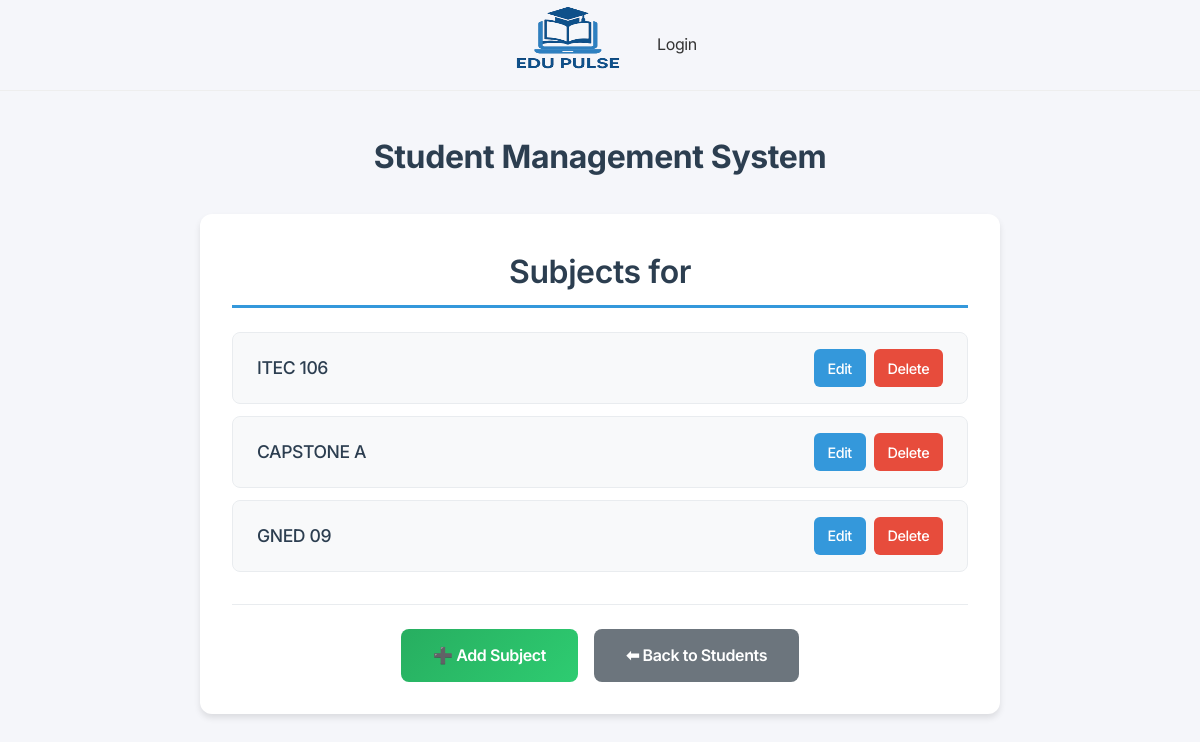
Screenshot of /students/1/subjects/ with the database file from the repository.
### app/models.py (models this page shows, shortened)
class Subject(models.Model):
    name = models.CharField(max_length=100)
    student = models.ForeignKey(Student, on_delete=models.CASCADE, related_name='subjects')

### app/views.py (the view)
# urls.py: path('students/<int:student_id>/subjects/', SubjectListView.as_view(), name='subject_list'),
class SubjectListView(ListView):
    model = Subject
    template_name = 'app/subject_list.html'
    def get_queryset(self):
        self.student = get_object_or_404(Student, pk=self.kwargs['student_id'])
        return Subject.objects.filter(student=self.student)
    def get_context_data(self, **kwargs):
        context = super().get_context_data(**kwargs)
        context['student'] = self.student
        return context

### app/templates/app/subject_list.html (shortened to what this page needs)
{% extends 'app/base.html' %}
{% block content %}
<div class="subject-list-container">
  <h2 class="subject-list-header">Subjects for </h2>
  <ul class="subject-list">
    {% for subject in object_list %}
      <li class="subject-item">
        <span class="subject-name">{{ subject.name }}</span>
        <div class="subject-actions">
          <a href="{% url 'subject_edit' subject.pk %}" class="action-link edit-link">Edit</a>
          <a href="{% url 'subject_delete' subject.pk %}" class="action-link delete-link">Delete</a>
        </div>
      </li>
    {% empty %}
      <li class="empty-state">No subjects found for this student.</li>
    {% endfor %}
  </ul>
  <div class="nav-actions">
    <a href="{% url 'subject_add' student.id %}" class="btn-primary">➕ Add Subject</a>
    <a href="{% url 'student_list' %}" class="btn-secondary">⬅ Back to Students</a>
  </div>
</div>
{% endblock %}

### static/css/navbar.css (style rules this page uses)
* { margin: 0; padding: 0; box-sizing: border-box; font-family: "Inter", sans-serif; }
:root { --dark-grey: #333333; --medium-grey: #636363; --light-grey: #eeeeee; --ash: #f4f4f4; --primary-color: #2b72fb; --white: white; --border: 1px solid var(--light-grey); --shadow: rgba(0, 0, 0, 0.05) 0px 6px 24px 0px, rgba(0, 0, 0, 0.08) 0px 0px 0px 1px; }
body { font-family: inherit; background-color: var(--white); color: var(--dark-grey); letter-spacing: -0.4px; }
ul { list-style: none; }
a { text-decoration: none; color: inherit; }

### app/templates/app/base.html (style rules this page uses)
* { margin: 0; padding: 0; box-sizing: border-box; }
body { font-family: 'Segoe UI', Tahoma, Geneva, Verdana, sans-serif; background-color: #f5f6fa; color: #333; line-height: 1.6; }

### app/templates/app/subject_list.html (style rules this page uses)
.subject-list-container { max-width: 800px; margin: 2rem auto; padding: 2rem; background: #ffffff; border-radius: 12px; box-shadow: 0 4px 6px rgba(0, 0, 0, 0.1); }
.subject-list-header { color: #2c3e50; font-size: 2rem; font-weight: 600; margin-bottom: 1.5rem; text-align: center; border-bottom: 3px solid #3498db; padding-bottom: 0.5rem; }
.subject-list { list-style: none; padding: 0; margin: 0 0 2rem 0; }
.subject-item { background: #f8f9fa; border: 1px solid #e9ecef; border-radius: 8px; padding: 1rem 1.5rem; margin-bottom: 0.75rem; display: flex; justify-content: space-between; align-items: center; transition: all 0.3s ease; }
.subject-name { font-size: 1.1rem; font-weight: 500; color: #2c3e50; flex-grow: 1; }
.subject-actions { display: flex; gap: 0.5rem; }
.action-link { padding: 0.4rem 0.8rem; border-radius: 6px; text-decoration: none; font-size: 0.9rem; font-weight: 500; transition: all 0.3s ease; border: 1px solid transparent; }
.edit-link { background-color: #3498db; color: white; }
.delete-link { background-color: #e74c3c; color: white; }
.nav-actions { display: flex; gap: 1rem; justify-content: center; flex-wrap: wrap; margin-top: 2rem; padding-top: 1.5rem; border-top: 1px solid #e9ecef; }
.btn-primary { background: linear-gradient(135deg, #27ae60, #2ecc71); color: white; text-decoration: none; padding: 0.875rem 2rem; border-radius: 8px; font-weight: 600; transition: all 0.3s ease; display: inline-flex; align-items: center; gap: 0.5rem; border: none; }
.btn-secondary { background: #6c757d; color: white; text-decoration: none; padding: 0.875rem 2rem; border-radius: 8px; font-weight: 600; transition: all 0.3s ease; display: inline-flex; align-items: center; gap: 0.5rem; }
.subject-item { animation: fadeInUp 0.5s ease forwards; opacity: 0; transform: translateY(20px); }
.subject-item:nth-child(1) { animation-delay: 0.1s; }
.subject-item:nth-child(2) { animation-delay: 0.2s; }
.subject-item:nth-child(3) { animation-delay: 0.3s; }

### rows the page displays
Subject: name "ITEC 106"
Subject: name "CAPSTONE A"
Subject: name "GNED 09"
